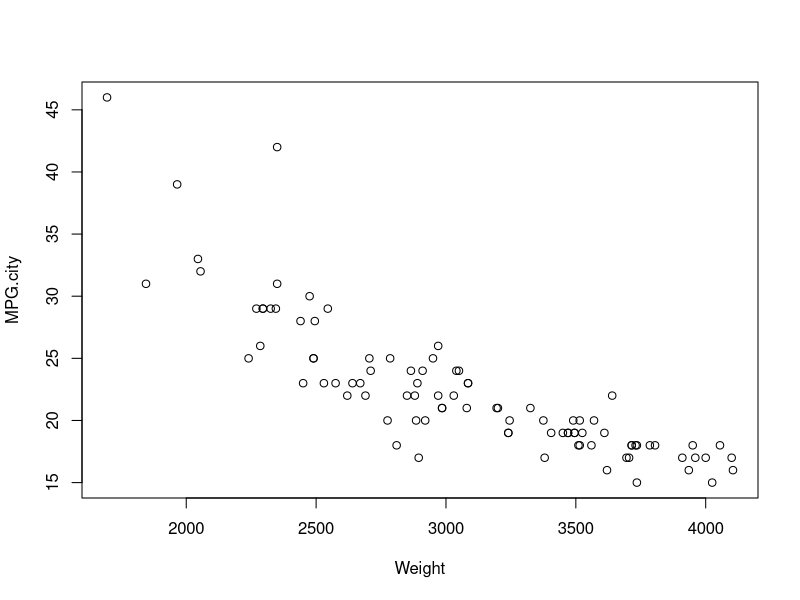
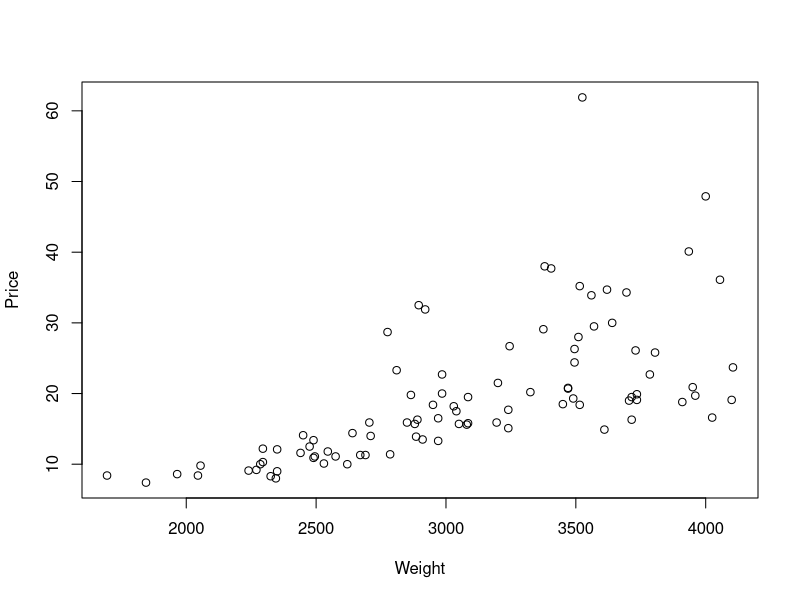
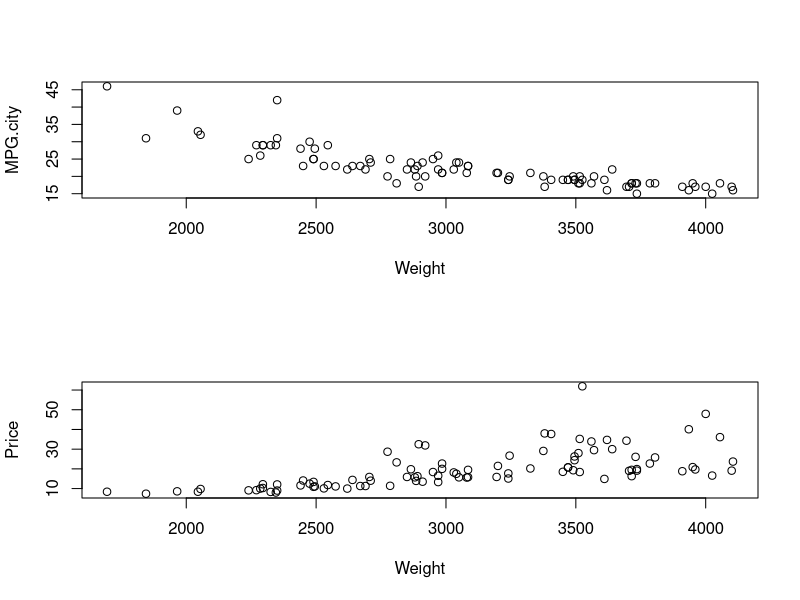
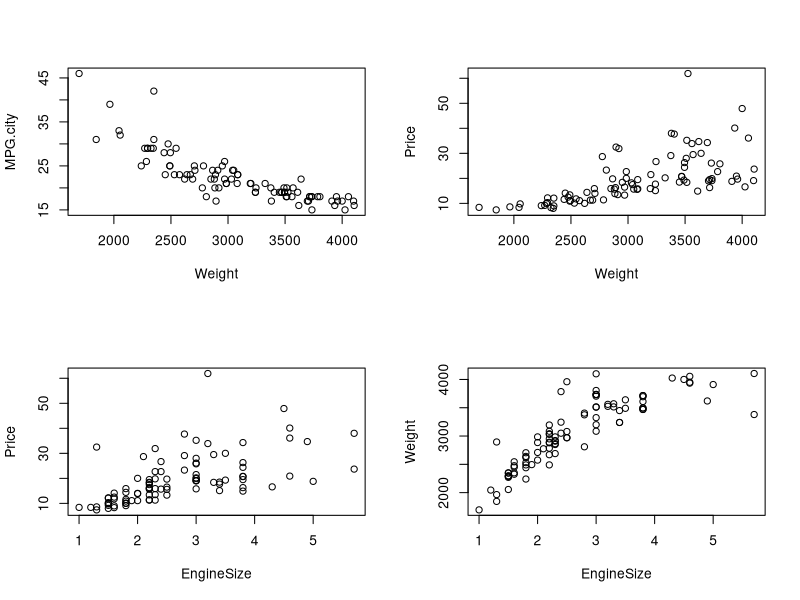
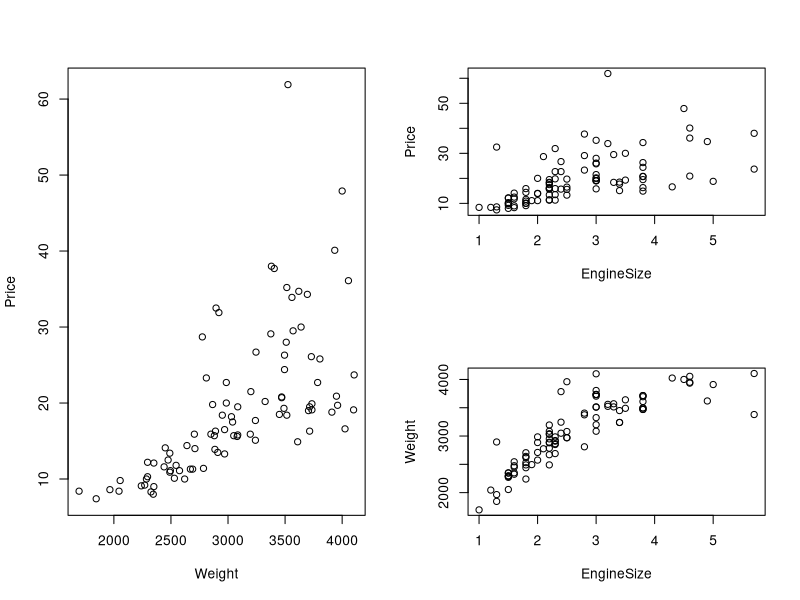

Generate these figures, in order, with R:
library("MASS")
data(Cars93)
attach(Cars93)

plot(x=Weight,y=MPG.city)
plot(x=Weight,y=Price)

par(mfrow=c(2,1))
plot(x=Weight,y=MPG.city)
plot(x=Weight,y=Price)


par(mfrow=c(2,2))
plot(x=Weight,y=MPG.city)
plot(x=Weight,y=Price)
plot(x=EngineSize,y=Price)
plot(x=EngineSize,y=Weight)

matrix(c(1,2,1,3),nrow = 2, ncol = 2, byrow = TRUE)


layout(matrix(c(1,2,1,3),nrow = 2, ncol = 2, byrow = T))
plot(x=Weight,y=Price)
plot(x=EngineSize,y=Price)
plot(x=EngineSize,y=Weight)



